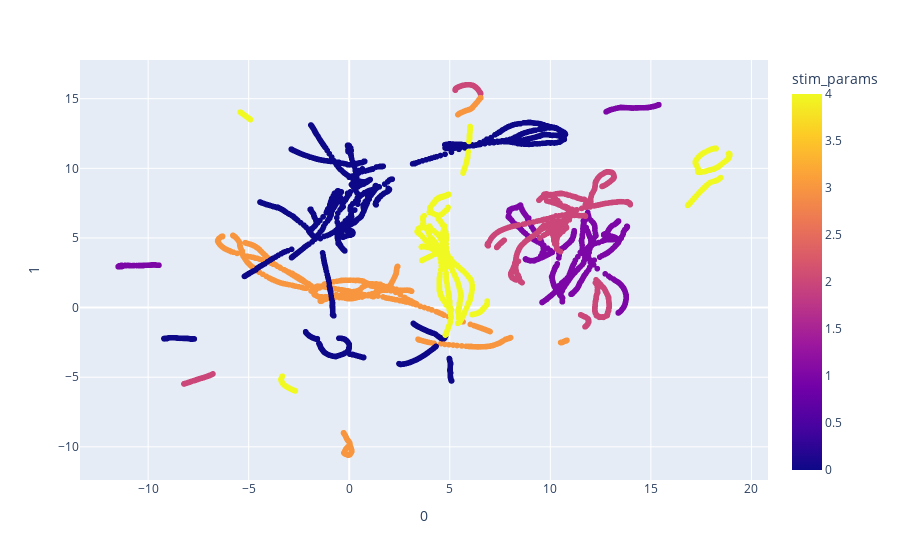

Source (notebook cell):
### Code cell
fig_2d.show()

### Figure 1 — Plotly figure (JSON) as saved in the notebook; plotly's stock layout.template omitted (floating-point values rounded to 4 significant figures; data arrays with more than 128 entries replaced by an {"elided": "..."} marker saying what was removed)
{"data": [{"hovertemplate": "0=%{x}<br>1=%{y}<br>stim_params=%{marker.color}<extra></extra>", "legendgroup": "", "marker": {"color": {"elided": "4575 int values"}, "coloraxis": "coloraxis", "symbol": "circle"}, "mode": "markers", "name": "", "showlegend": false, "type": "scattergl", "x": {"elided": "4575 float values"}, "xaxis": "x", "y": {"elided": "4575 float values"}, "yaxis": "y"}], "layout": {"coloraxis": {"colorbar": {"title": {"text": "stim_params"}}, "colorscale": [[0, "#0d0887"], [0.1111, "#46039f"], [0.2222, "#7201a8"], [0.3333, "#9c179e"], [0.4444, "#bd3786"], [0.5556, "#d8576b"], [0.6667, "#ed7953"], [0.7778, "#fb9f3a"], [0.8889, "#fdca26"], [1, "#f0f921"]]}, "legend": {"tracegroupgap": 0}, "margin": {"t": 60}, "xaxis": {"anchor": "y", "domain": [0, 1], "title": {"text": "0"}}, "yaxis": {"anchor": "x", "domain": [0, 1], "title": {"text": "1"}}}}
